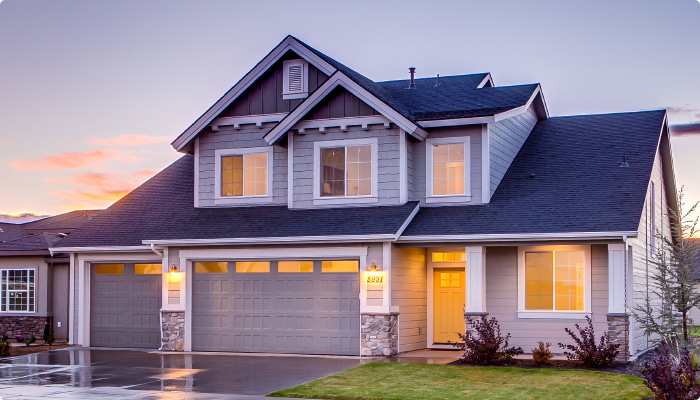
#> input picture ImageFeature/Image.jpeg, 700 x 400 px, found by its file name
$ jupyter execute SIFT.ipynb
#> lines starting #> are read from the running program, lines starting #| are printed output that depends on the picture
[cell 1]
import cv2
import numpy as np
import matplotlib.pyplot as plt

# 이미지를 읽어옵니다.
img1 = cv2.imread('image.jpeg', cv2.IMREAD_GRAYSCALE)  # 첫 번째 이미지
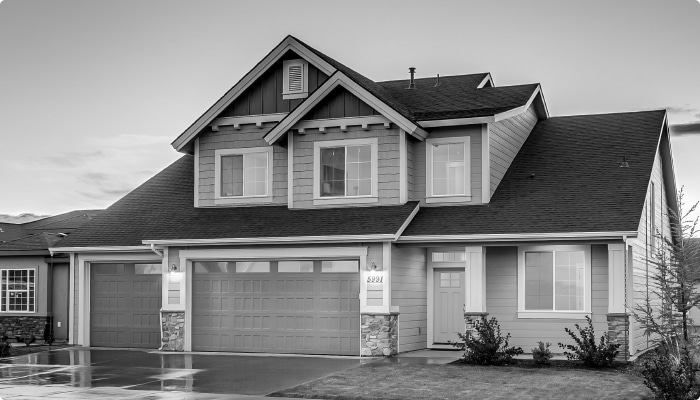
#> img1: shape (400, 700); min 0, max 255, mean 135.4
img2 = cv2.imread('part.jpeg', cv2.IMREAD_GRAYSCALE)  # 두 번째 이미지
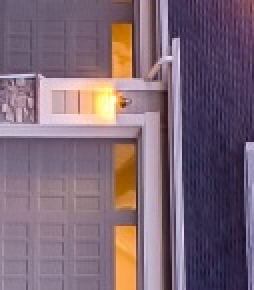
#> input picture ImageFeature/part.jpeg, 127 x 145 px (shown 2 times larger)
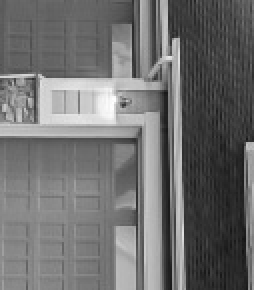
#> img2: shape (145, 127) (shown 2 times larger); min 20, max 255, mean 111.1

# SIFT 생성
sift = cv2.SIFT_create()

# SIFT 특징점과 디스크립터를 계산합니다.
kp1, des1 = sift.detectAndCompute(img1, None)
#> kp1 = 1032 keypoints; strongest (x, y, size): (412, 70, 3.9), (480, 86, 3.3), (681, 313, 1.8), (32, 272, 3.1)
kp2, des2 = sift.detectAndCompute(img2, None)
#> kp2 = 48 keypoints; strongest (x, y, size): (88, 21, 2.6), (77, 39, 1.9), (82, 47, 4.1), (15, 50, 1.8)

# 특징점을 매칭하기 위해 BFMatcher 객체를 생성합니다.
bf = cv2.BFMatcher(cv2.NORM_L2, crossCheck=True)

# 디스크립터를 매칭합니다.
matches = bf.match(des1, des2)
#> matches = 44 matches

# 매칭 결과를 거리 순으로 정렬합니다.
matches = sorted(matches, key=lambda x: x.distance)

# 매칭 결과를 그립니다.
img_matches = cv2.drawMatches(img1, kp1, img2, kp2, matches[:10], None, flags=cv2.DrawMatchesFlags_NOT_DRAW_SINGLE_POINTS)
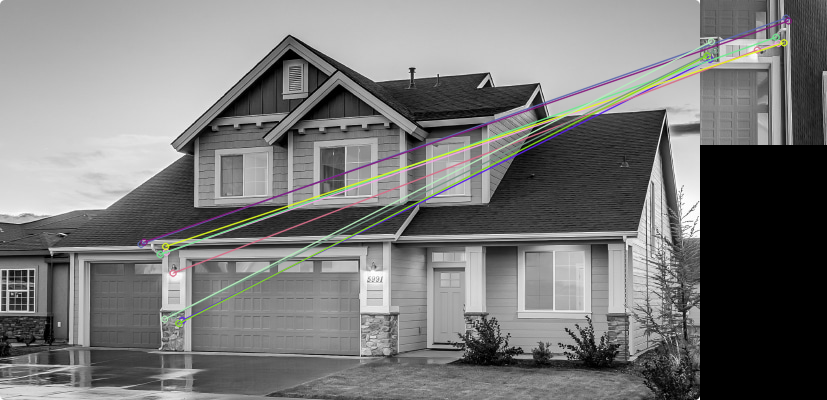
#> img_matches: shape (400, 827, 3); mean of channels 0, 1, 2 120.8, 121.3, 121.2; drawn as B, G, R

# 매칭 결과를 시각화합니다.
plt.figure(figsize=(20, 10))
plt.imshow(img_matches)
plt.title('SIFT Feature Matching')
plt.show()
